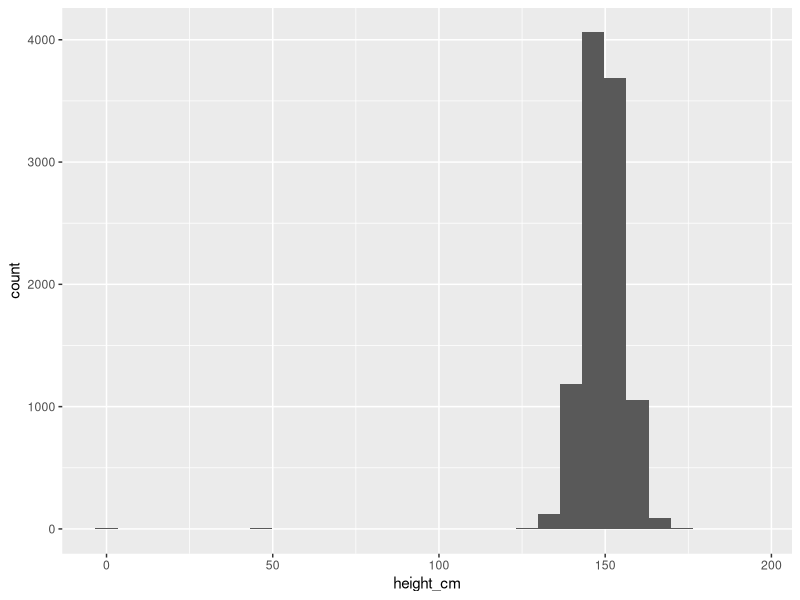
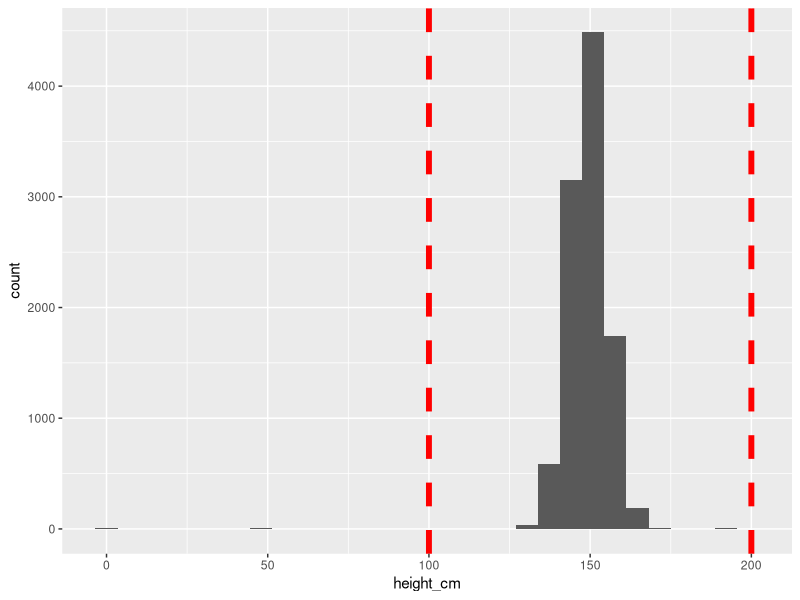
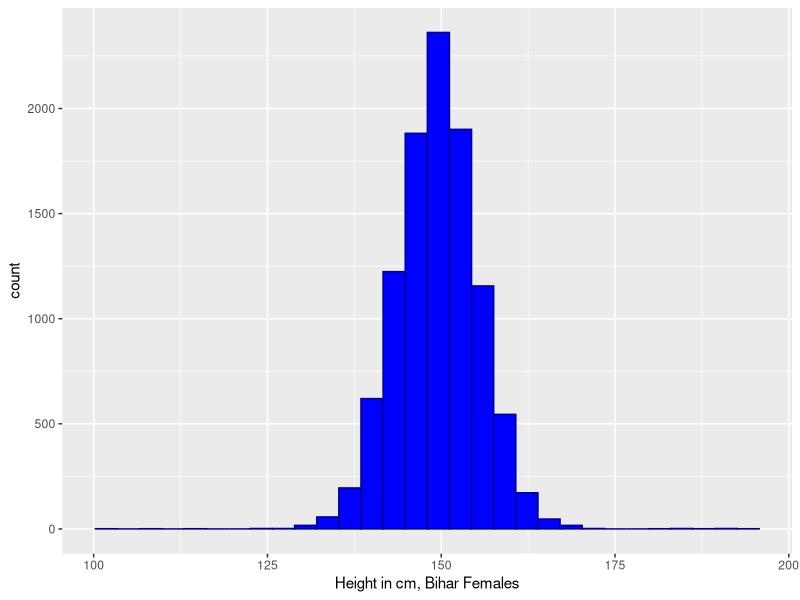
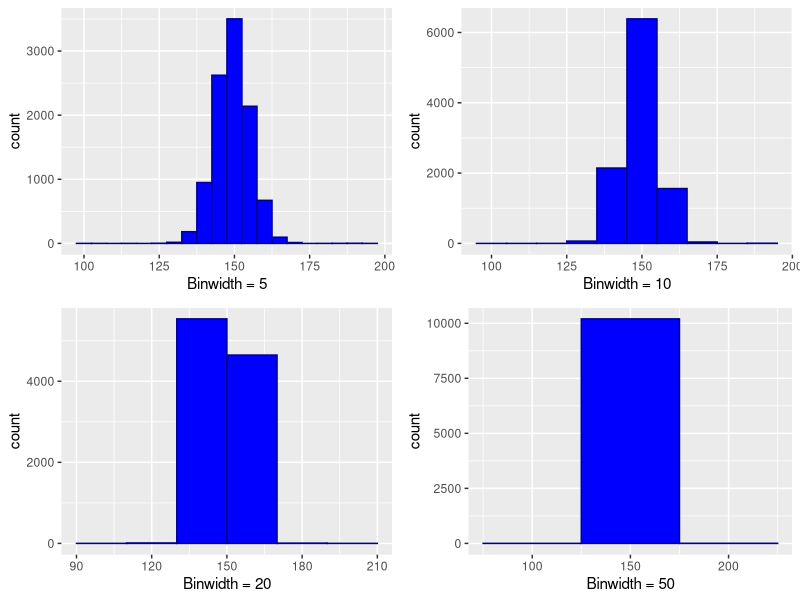
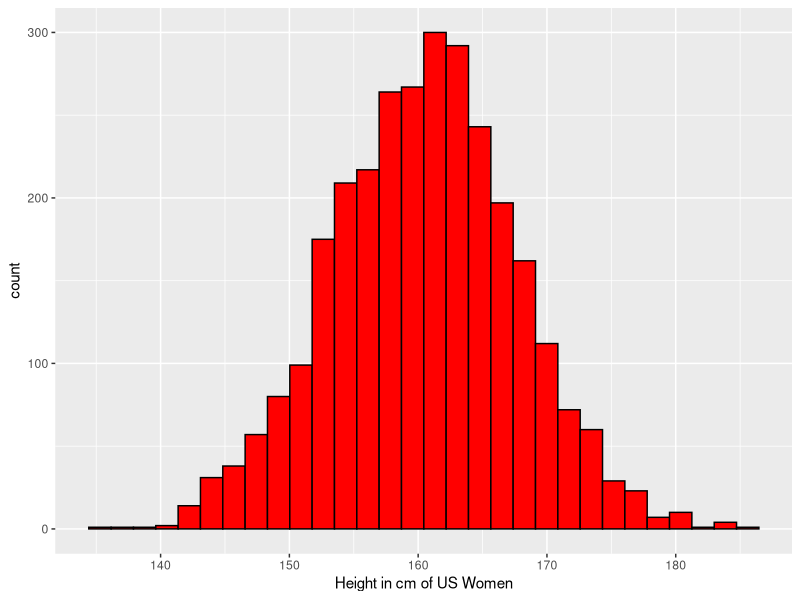
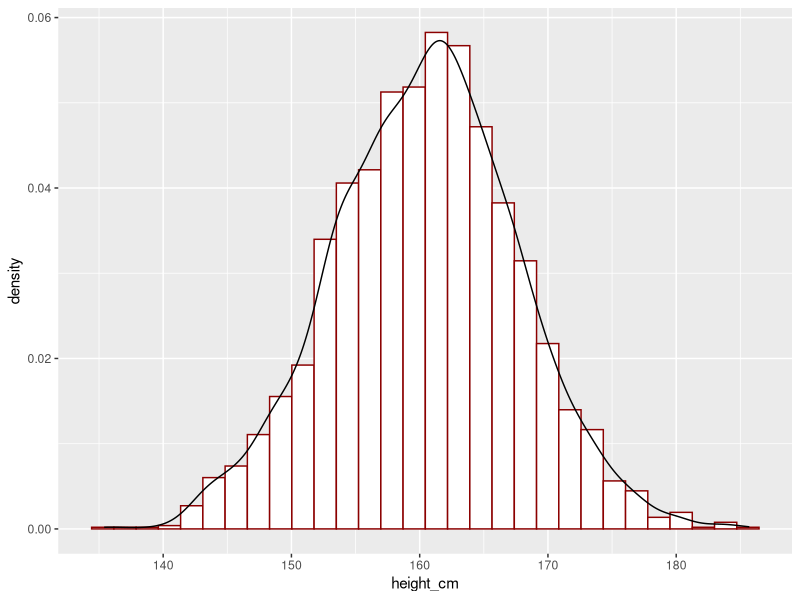
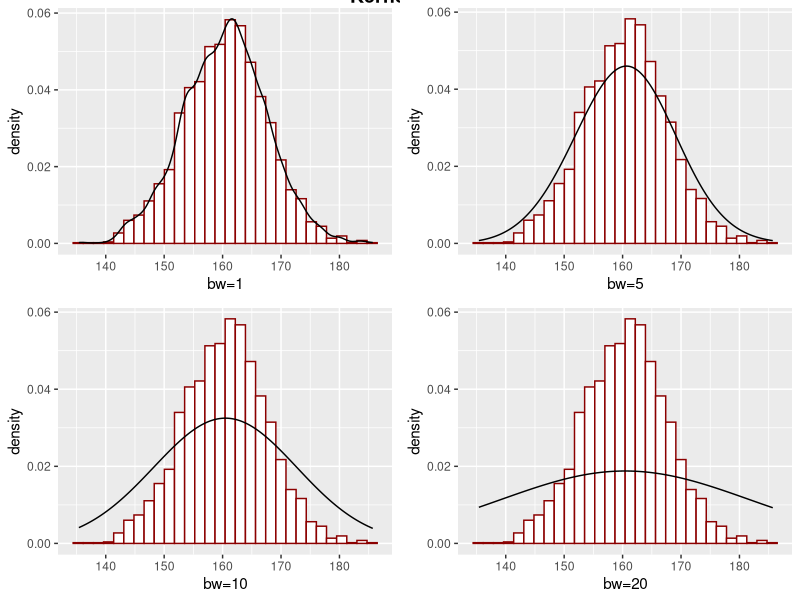
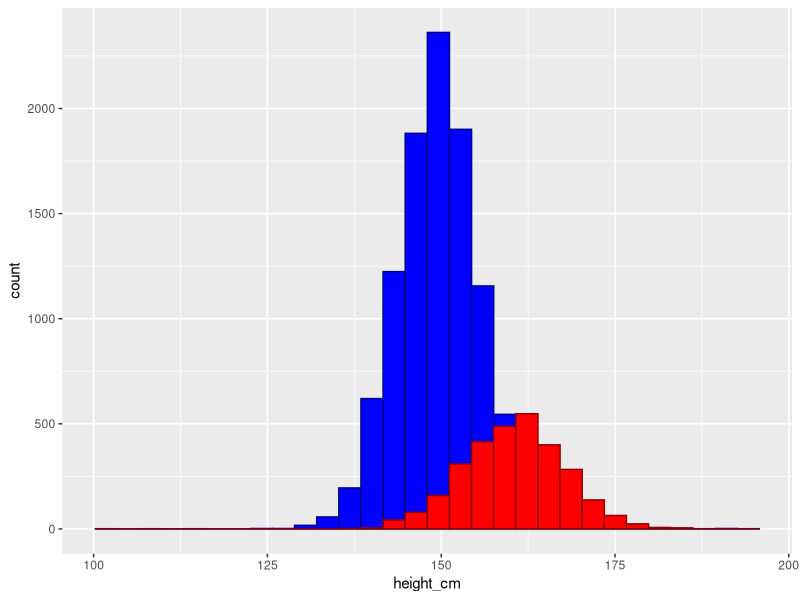

Write R code to recreate these figures, in order.
#Packages used
library(cowplot)
library(tidyverse)
library(dplyr)
library(ggplot2)


#LOAD THE DATA
bihar_data <- read_csv("Bihar_sample_data.csv")

#KEEP ONLY FEMALES
bihar_data_females <- filter(bihar_data, adult == 1, female == 1)

#Have a look
head(bihar_data_females)

#Default Histogram
ggplot(bihar_data_females, aes(height_cm))+
  geom_histogram()

#Removing Outliers
h_1 <- ggplot(bihar_data_females, aes(height_cm))+
  geom_histogram()

h_1 + geom_vline(xintercept =  c(100, 200), color = "red", linetype = "dashed" ,size = 2)
ggsave("Bihar_Data_Outliers.pdf")

#Truncating Outliers
bihar_data_females_trunc <- filter(bihar_data_females, height_cm > 100, height_cm < 200)

#Plotting histogram
ggplot(bihar_data_females_trunc, aes(height_cm))+
  geom_histogram(color = "darkblue", fill = "blue")+
  xlab("Height in cm, Bihar Females")
ggsave("Bihar Females Outliers Removed.pdf")


#Analyzing binwidth
bihar_1 <- ggplot(bihar_data_females_trunc, aes(height_cm))+
  geom_histogram(color = "darkblue", fill = "blue", binwidth = 5)+
  xlab("Binwidth = 5")


bihar_2 <- ggplot(bihar_data_females_trunc, aes(height_cm))+
  geom_histogram(color = "darkblue", fill = "blue", binwidth = 10)+
  xlab("Binwidth = 10")


bihar_3 <- ggplot(bihar_data_females_trunc, aes(height_cm))+
  geom_histogram(color = "darkblue", fill = "blue", binwidth = 20)+
  xlab("Binwidth = 20")

bihar_4 <- ggplot(bihar_data_females_trunc, aes(height_cm))+
  geom_histogram(color = "darkblue", fill = "blue", binwidth = 50)+
  xlab("Binwidth = 50")

plot_grid(bihar_1, bihar_2, bihar_3, bihar_4, vjust = 0.2, hjust = -1)
ggsave("Playing with the bins.pdf")


#Height Examination of US Women
us_data <- read_csv("US_sample_data.csv")

head(us_data)

#Filtering for Adult Women
us_data_women_trunc <- filter(us_data, adult == 1, female == 1, height_cm < 200, height_cm > 120)

ggplot(us_data_women_trunc, aes(height_cm))+
  geom_histogram(color = "Black", fill = "red")+
  xlab("Height in cm of US Women")

ggsave("Height of US Women.pdf")

#Kernel Density Estimation
ggplot(us_data_women_trunc, aes(height_cm))+
  geom_histogram(aes(height_cm, ..density..), fill = "white", color = "darkred")+
  geom_density(kernel = "gaussian")

ggsave("US Kernel.pdf")


#Playing with Bandwidth
US_1 <- ggplot(us_data_women_trunc, aes(height_cm))+
  geom_histogram(aes(height_cm, ..density..), fill = "white", color = "darkred")+
  geom_density(kernel = "gaussian", bw=1)+
  xlab("bw=1")

#Playing with Bandwidth
US_1 <- ggplot(us_data_women_trunc, aes(height_cm))+
  geom_histogram(aes(height_cm, ..density..), fill = "white", color = "darkred")+
  geom_density(kernel = "gaussian", bw=1)+
  xlab("bw=1")

US_2 <- ggplot(us_data_women_trunc, aes(height_cm))+
  geom_histogram(aes(height_cm, ..density..), fill = "white", color = "darkred")+
  geom_density(kernel = "gaussian", bw=5)+
  xlab("bw=5")

US_3 <- ggplot(us_data_women_trunc, aes(height_cm))+
  geom_histogram(aes(height_cm, ..density..), fill = "white", color = "darkred")+
  geom_density(kernel = "gaussian", bw=10)+
  xlab("bw=10")

US_4 <- ggplot(us_data_women_trunc, aes(height_cm))+
  geom_histogram(aes(height_cm, ..density..), fill = "white", color = "darkred")+
  geom_density(kernel = "gaussian", bw=20)+
  xlab("bw=20")

plot_grid(US_1, US_2, US_3, US_4, labels = "Kernel Desity with Different Binwidths", hjust = -1, vjust = 0.2)
ggsave("Bnadwidth effect on Kernel using US data.pdf")



#Combining the 2 histograms
ggplot(bihar_data_females_trunc, aes(height_cm))+
  geom_histogram(fill = "blue", color ="darkblue")+
  geom_histogram(data = us_data_women_trunc, aes(height_cm), fill = "red", color = "darkred")
#makes no sense to do as count. Because sample size distorts the essence of the data shown


#more visible as points
ggplot(bihar_data_females_trunc, aes(height_cm))+
  geom_freqpoly(fill = "blue", color ="darkblue")+
  geom_freqpoly(data = us_data_women_trunc, aes(height_cm), fill = "red", color = "darkred")+
  xlab("Height in cm")

ggsave("compare_histograms.pdf")

#Comparing with CDF
ggplot(bihar_data_females_trunc, aes(height_cm))+
  stat_ecdf(color = "darkblue")+
  stat_ecdf(data = us_data_women_trunc, aes(height_cm), color = "darkred")+
  xlab("Height in centimeters")

ggsave("CDF graphs on data.pdf")


















